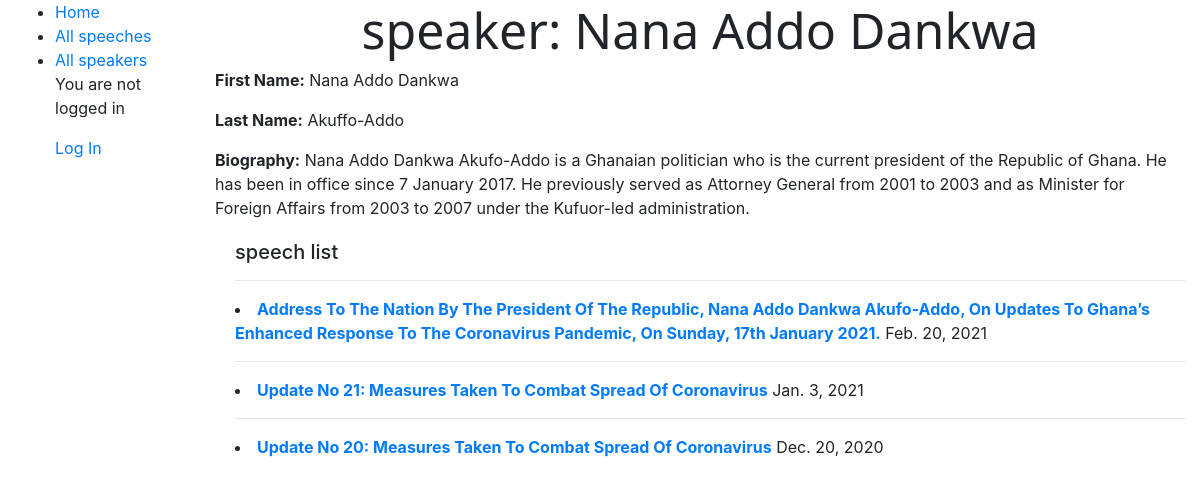
/log/speaker/1, run on the app's committed database.
### log/models.py (models this page shows, shortened)
class Speaker(models.Model):
    first_name = models.CharField(max_length=100)
    last_name = models.CharField(max_length=100)
    biography = models.TextField(null=True, blank=True, max_length=2000, help_text='Enter biography here')
    class Meta:
        ordering = ['last_name', 'first_name']

class Speech(models.Model):
    title = models.CharField(max_length=200)
    speaker = models.ForeignKey('Speaker', on_delete=models.SET_NULL, null=True)
    summary = models.TextField(max_length=None, help_text='Enter speech here')
    date = models.DateField(null=True, blank=True)
    def get_absolute_url(self):
        return reverse('speech-detail', args=[str(self.id)])

### log/views.py (the view)
# urls.py: path('speaker/<int:pk>', views.SpeakerDetailView.as_view(), name='speaker-detail'),
class SpeakerDetailView(generic.DetailView):
    model = Speaker

### log/templates/log/speaker_detail.html
{% extends "base_generic.html" %}
{% block content %}
{% load static %}
<link rel="stylesheet" href="{% static 'log/styles.css' %}">
  <h1 style="font-size: 50px;">speaker: {{ speaker.first_name }}</h1>
  <p><strong>First Name:</strong> {{speaker.first_name}}</p>
  <p><strong>Last Name:</strong> {{speaker.last_name}}</p>
  <p><strong>Biography:</strong> {{speaker.biography}}</p>
  <div style="margin-left:20px;margin-top:20px">
    <h4 style="font-size: 20px;">speech list</h4>
    {% for speech in speaker.speech_set.all %}
    <hr>
    <p><li><a href="{{ speech.get_absolute_url }}"><strong>{{ speech.title}}</strong></a> {{ speech.date }}</li></p>
    {% endfor %}
  </div>
{% endblock %}

### log/static/log/styles.css (style rules this page uses)
h1 { font-family:'Segoe UI', Tahoma, Geneva, Verdana, sans-serif; font-size:100px; text-align:center }
body { background: white url("images/background.jpg") no-repeat; background-size: cover; }

### data on the page
Speaker: first_name "Nana Addo Dankwa", last_name "Akuffo-Addo", biography "Nana Addo Dankwa Akufo-Addo is a Ghanaian politician who is the current president of the Republic of Ghana. He has been in office since 7 January 2017. He previously served as Attorney General from 2001 to 2003 and as Minister for Foreign Affairs from 2003 to 2007 under the Kufuor-led administration."
Speech: title "Address To The Nation By The President Of The Republic, Nana Addo Dankwa Akufo-Addo, On Updates To Ghana’s Enhanced Response To The Coronavirus Pandemic, On Sunday, 17th January 2021.", date "Feb. 20, 2021"
Speech: title "Update No 21: Measures Taken To Combat Spread Of Coronavirus", date "Jan. 3, 2021"
Speech: title "Update No 20: Measures Taken To Combat Spread Of Coronavirus", date "Dec. 20, 2020"
